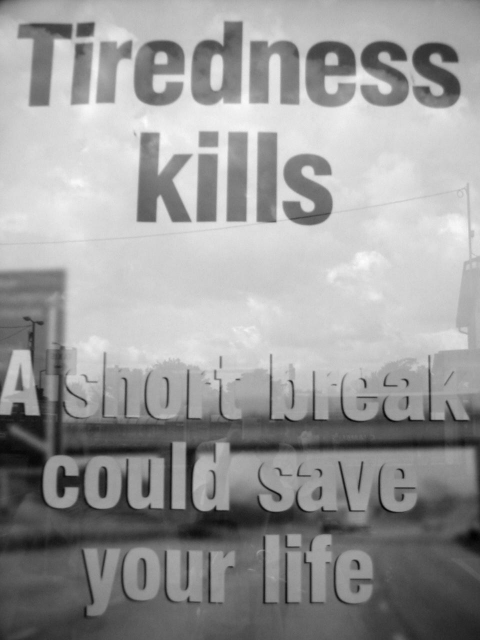
#> input picture data/myexpe/raw/img_1.jpg, 960 x 1280 px (shown at 1/2 size)
$ python -i imgOp.py   (imports and definitions only)   (Python 2 division)   (older library calls are emulated)
#> lines starting #> are read from the running program, lines starting #| are printed output that depends on the picture
#> further down, picture is the input picture: shape (1280, 960, 3); min 0, max 253, mean 153.9
#!/usr/bin/env python
#title           :imgOp.py
#description     :functions for image operations
#author          :siyu zhu
#date            :June 30rd, 2014
#version         :0.1
#usage		 : from imgOp import *
#notes           :
#python_version  :2.7

# import modules
import sys
sys.path.append('/usr/lib/python2.7/dist-packages')

import os
import numpy
import scipy
import cv2

from bbOp import xywh2xy, coor_resize
from sys import argv
from scipy.misc import imread, imsave, imresize
from skimage.measure import label as skimage_label
from skimage.filters import gaussian_filter, sobel
from skimage.draw import line as skimage_line
from skimage.draw import set_color as skimage_set_color
from skimage.feature import canny
from sys import maxint
from scipy.signal import convolve2d as conv2
from skimage.morphology import dilation

# [44 lines left out: functions image_load, image_save, img_resize, image_norm, not called in this run]

def image2edge(img, mode = None):
	'''_image2edge(img)

	convert image to edge map
	img: 2D_numpy_array
	Return 2D_numpy_array '''
        if mode == 'canny':
                img = image_norm(img)
                edgeim = numpy.uint8(canny(img))*255
                return edgeim
        if mode == 'sobel':
                img = image_norm(img)
                edgeim = sobel(img)*255
                return edgeim
	img = numpy.float32(img)
	im1 = scipy.ndimage.filters.sobel(img,axis=0,mode='constant',cval =0.0)
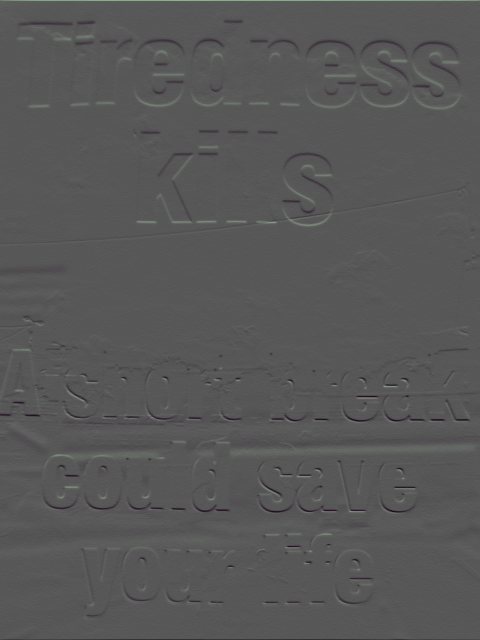
#> im1: shape (1280, 960, 3) float32 (shown at 1/2 size); mean of channels 0, 1, 2 -0.8, -1.1, -0.8; drawn with min black and max white
	im2 = scipy.ndimage.filters.sobel(img,axis=1,mode='constant',cval =0.0)
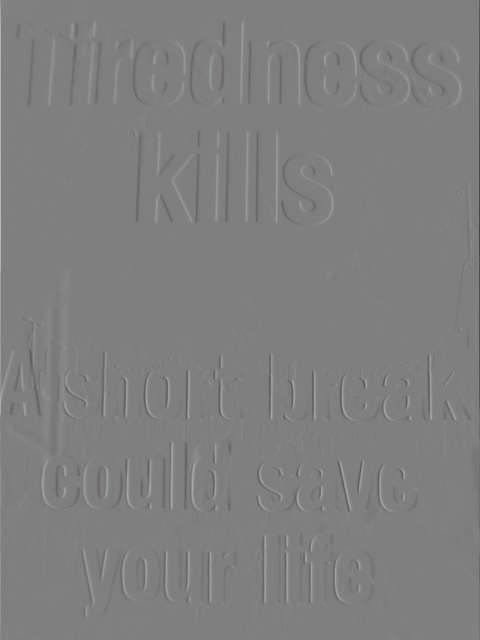
#> im2: shape (1280, 960, 3) float32 (shown at 1/2 size); mean of channels 0, 1, 2 0.1, 0.2, 0.1; drawn with min black and max white
	return (abs(im1) + abs(im2))/2
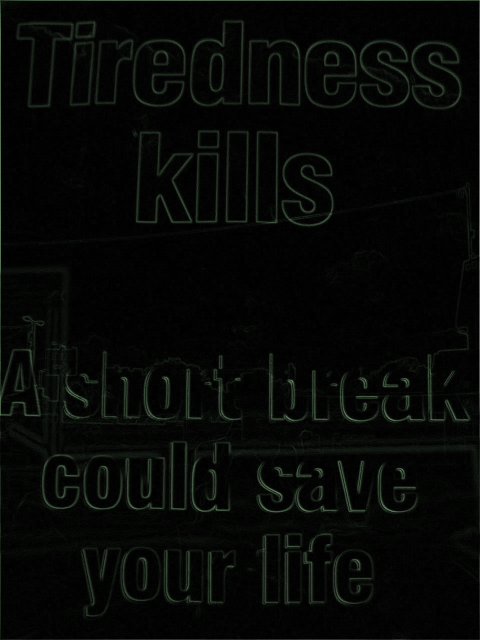
#> returned value: shape (1280, 960, 3) float32 (shown at 1/2 size); mean of channels 0, 1, 2 43.8, 58.4, 43.8; drawn with min black and max white

# [363 lines left out: functions unsharp, imsize_reduce, imsize_normalize, image2bb, imageCrop, image2roi and 8 more, not called in this run]

>>> import cv2
>>> picture = cv2.imread('../data/myexpe/raw/img_1.jpg')
>>> result = image2edge(picture)

$ run again, on data/myexpe/raw/img_112.jpg
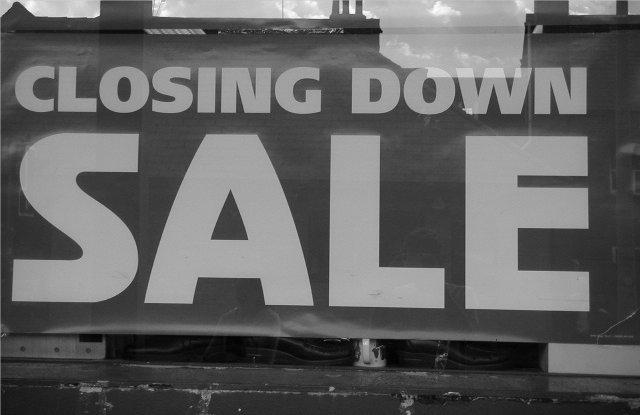
#> input picture data/myexpe/raw/img_112.jpg, 640 x 415 px
#> picture is the input picture: shape (415, 640, 3); min 0, max 255, mean 98.5
#> in image2edge, `im2 = scipy.ndimage.filters.sobel(img,axis=1,mode='constant',cval =0.0)`:
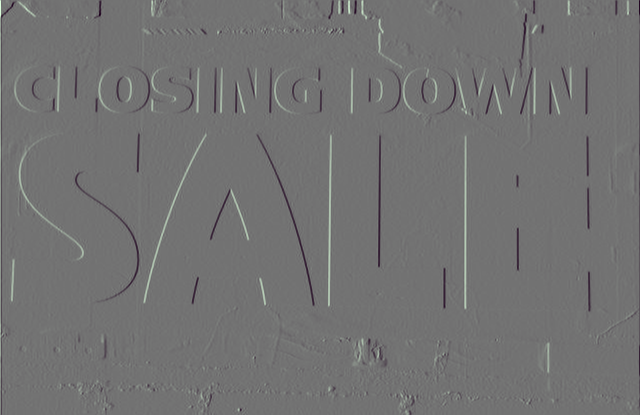
#> im2: shape (415, 640, 3) float32; mean of channels 0, 1, 2 -1.1, -1.4, -1.1; drawn with min black and max white
#> in image2edge, `return (abs(im1) + abs(im2))/2`:
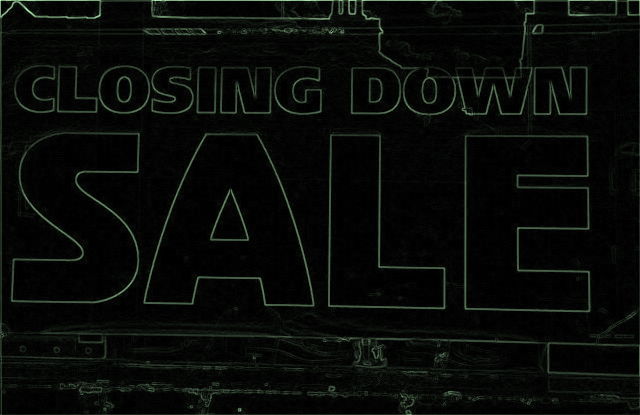
#> returned value: shape (415, 640, 3) float32; mean of channels 0, 1, 2 74.6, 99.4, 74.6; drawn with min black and max white
